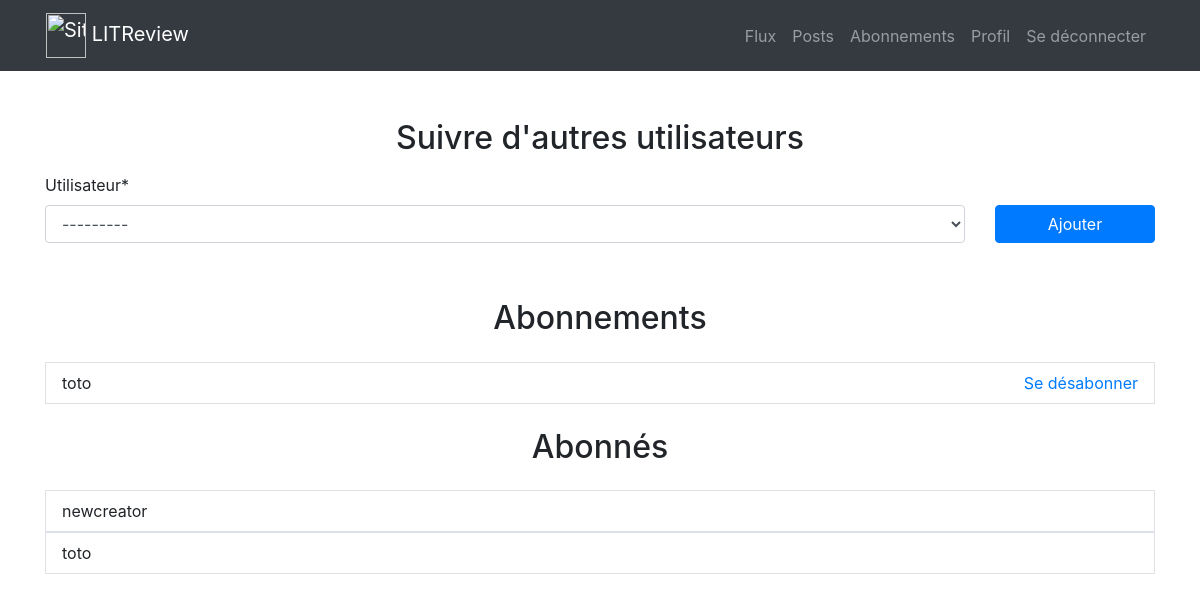
Page /subscriptions/ (signed in) on the earlier database version.
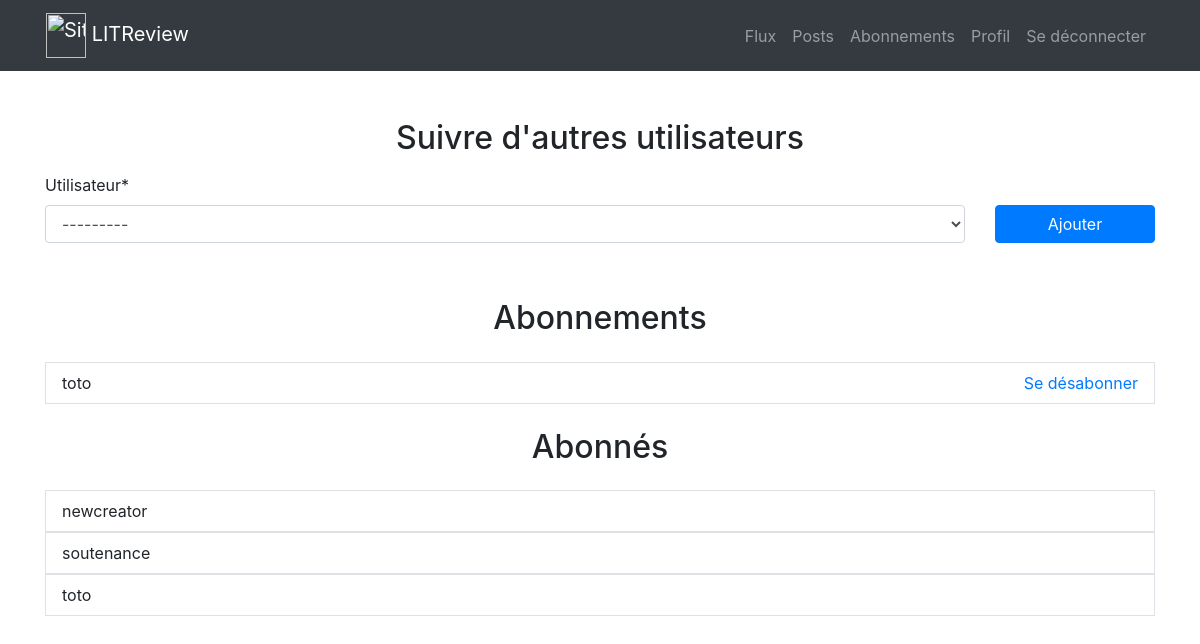
Same page on the later database version.
### apps/subscriptions/models.py (models this page shows)
class UserFollows(models.Model):
    user = models.ForeignKey(
        to=settings.AUTH_USER_MODEL, on_delete=models.CASCADE, related_name="following"
    )
    followed_user = models.ForeignKey(
        to=settings.AUTH_USER_MODEL,
        on_delete=models.CASCADE,
        related_name="followed_by",
        verbose_name="Utilisateur",
    )
    class Meta:
        unique_together = (
            "user",
            "followed_user",
        )
        verbose_name = "Abonné"

### apps/accounts/models.py (models this page shows)
class CustomUser(AbstractUser):
    pass

### apps/subscriptions/views.py (the view, shortened to what this page needs)
# urls.py: path("", SubscriptionCreate.as_view(), name="followers"),
@method_decorator(login_required, name='dispatch')
class SubscriptionCreate(CreateView):
    template_name = "subscriptions/followers.html"
    success_url = reverse_lazy("subscriptions:followers")
    form_class = SubscriptionForm
    def get_form_kwargs(self):
        kwargs = super(SubscriptionCreate, self).get_form_kwargs()
        kwargs['user'] = self.request.user
        return kwargs
    def get_context_data(self, **kwargs):
        context = super(SubscriptionCreate, self).get_context_data(**kwargs)
        subscriptions = UserFollows.objects.filter(user=self.request.user)
        followed_subscriptions = UserFollows.objects.filter(followed_user=self.request.user)
        context['subscriptions'] = subscriptions
        context['followed_subscriptions'] = followed_subscriptions
        return context

### apps/subscriptions/forms.py
class SubscriptionForm(forms.ModelForm):
    class Meta:
        model = UserFollows
        fields = ['followed_user']
    def __init__(self, *args, **kwargs):
        user = kwargs.pop('user')
        super(SubscriptionForm, self).__init__(*args, **kwargs)
        self.fields['followed_user'].queryset = (
            CustomUser.objects.exclude(
                Q(username=user) |
                Q(id__in=(user_id for user_id in
                          list(
                              UserFollows.objects.filter(user__username=user).values_list("followed_user", flat=True)
                          )))))

### apps/subscriptions/templates/subscriptions/followers.html (shortened to what this page needs)
{% extends 'base.html' %}
{% load crispy_forms_tags %}
{% block content %}
<div class="container h-100">
    <h2 class="text-center mb-3 mt-5">Suivre d'autres utilisateurs</h2>
    <div class="row align-items-center justify-content-center">
        <div class="col">
            <form method="POST">
                <div class="row">
                    <div class="col-12 col-lg-10">
                        {{ form|crispy }}
                    </div>
                    <div class="col-12 col-lg-2 mt-1 mt-lg-4">
                        <button type="submit" class="w-100 mt-2 btn btn-primary">Ajouter</button>
                    </div>
                </div>
            </form>
        </div>
    </div>
    {% include "subscriptions/partials/following_snippet.html" with subscriptions=subscriptions %}
    {% include "subscriptions/partials/followed_by_snippet.html" with followed_subscriptions=followed_subscriptions %}
</div>
{% endblock %}

### apps/subscriptions/templates/subscriptions/partials/following_snippet.html
<h2 class="text-center my-4">Abonnements</h2>
{% for subscription in subscriptions %}
<div class="row py-2 px-3 border no-gutters justify-content-between">
    <div class="col-6">
        <p class="my-0">{{ subscription.followed_user.username }}</p>
    </div>
    <div class="col-6 text-right">
        <a href="{% url 'subscriptions:followers-delete' subscription.id %}">Se désabonner</a>
    </div>
</div>
{% endfor %}

### apps/subscriptions/templates/subscriptions/partials/followed_by_snippet.html
<h2 class="text-center my-4">Abonnés</h2>
{% for subscription in followed_subscriptions %}
<div class="row py-2 px-3 border no-gutters">
    <div class="col">
        <p class="my-0">{{ subscription.user.username }}</p>
    </div>
</div>
{% endfor %}

Differences in the rows shown:
added UserFollows: user.username "soutenance", shown under "Abonnés"
